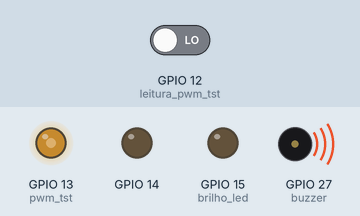
Simulated run of this program. Board: ESP32. Parts: output pins drawn as LEDs (lit = HIGH), buzzer (waves = sounding). The inputs (shaded band) are chosen by the test bench; at power-on: GPIO 12 (leitura_pwm_tst) LOW. What the program prints to the serial monitor is not drawn.

Above: at 0.1 s.
At 10.3 s:
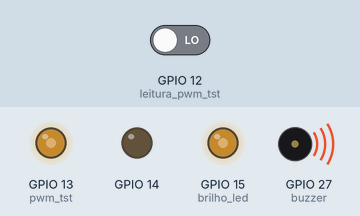
At 20.55 s:
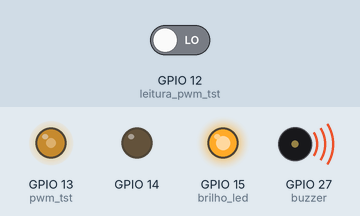
At 37.2 s:
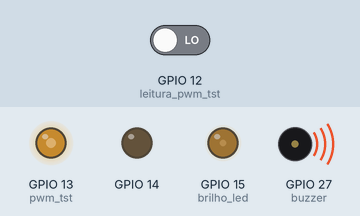
Timing chart, 0 to 40.0 s (numbered marks = the images above):
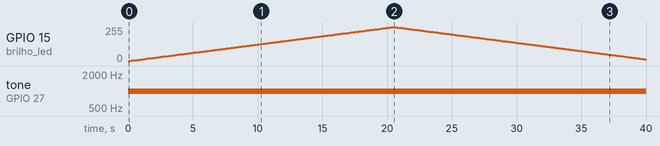

The program:

main.cpp
```cpp
#include <Arduino.h>

//=============================================================================================================
// - Funções para PWM
// ledcAttachPin(pin,ch);  //associa o pino ao canal PWM
// ledcSetup(ch,freq,res); // canal ultilizado, frequancia e resolução
// ledcWrite(ch, dutty);   // canal ultilizado, duty cicle (deve ser configurado por meio da resolução do ch)

//=============================================================================================================
// --- Mapeamento de Hardware
#define pwm_tst 13
#define brilho_led 15
#define leitura_pwm_tst 12
#define pot 2
#define buzzer 27
#include "servo.hpp"

servo servo1(14, 9, 16);

void setup() {

  //Teste Teorico
  pinMode(pwm_tst, OUTPUT);
  pinMode(leitura_pwm_tst, INPUT);
  pinMode(pot, INPUT);
  ledcAttachPin(pwm_tst,2);
  ledcSetup(2,1000,11);// a frequancia levando em conta o limite de fmax = 80Mhz/(2^resolução)
  ledcWrite(2, 1024);

  //Teste brilho Led
  pinMode(brilho_led, OUTPUT);
  ledcAttachPin(brilho_led,3); //Canal diferente para não ter interferência
  ledcSetup(3,1000,11);
  ledcWrite(3, 1024);

  //Teste Buzzer
  pinMode(buzzer, OUTPUT);
  ledcAttachPin(buzzer,2);  //Teste utilizando o mesmo canal do teste teorico

 //Teste Servo
 //ledcAttachPin(servo, 9);
 //ledcSetup(9, 50, 16); //50Hz de frequancia foi escolhido lvando em conta a definição de 20ms de periodo
 //ledcWrite(9, 7864); //Para o angulo de de 180

  Serial.begin(9600);

}

void loop() {

//Teste  teorico
  int duty= map(analogRead(pot), 0, 4095, 0, 2048);
  ledcWrite(2, duty);
  Serial.println(digitalRead(leitura_pwm_tst));

// Teste variando um brilho de led
  for(int i=0; i<=2048; i+=10){
    ledcWrite(3, i);
    delay(100);
  }
  for(int i=2048; i>=0; i-=10){
    ledcWrite(3, i);
    delay(100);
  }

//Teste de Servo
 servo1.Angle(0);
  delay(1000);
  servo1.Angle(90);
  delay(1000);
  servo1.Angle(180);
  delay(1000);
}
```

servo.cpp
```cpp
//=============================================================================================================
//Bibliotecas Auxiliares
#include <Arduino.h>
#include "servo.hpp"
#include <math.h>

//=============================================================================================================
//Declaração das funções do Objeto

servo::servo(const int pin, const int chanel, const int resolution){
   Sresolution = resolution;
   Schanel = chanel;
   ledcAttachPin(pin, Schanel);
   ledcSetup(Schanel, 50, Sresolution);
   Serial.begin(9600);
}
void servo :: Angle(const int angle)
{
   int static duttyMax;
   int static pwm;
   duttyMax = int(pow(2,Sresolution));
   float Tangle=map(angle, 0, 180, 6, 24);
   pwm = int(((Tangle*0.1)/20)*duttyMax);
   ledcWrite(Schanel, pwm);
   Serial.println(Tangle);


}
```

servo.hpp
```cpp
//=============================================================================================================
//Bibliotecas Auxiliares
#include <Arduino.h>
#ifndef SERVO
#define SERVO

//=============================================================================================================
//Constantes do Projeto

#define FreqEsp 80000000

//=============================================================================================================
//Construção do objeto teclado
class servo{
   private:
        int  Schanel;
        int  Sresolution;
   public:
        servo(const int pin, const int chanel, const int resolution);
        void Angle(const int angle);


};
 #endif
```

Measured:
- by itself, GPIO 15 (brilho_led): rises from 0/255 to 255/255 in 20.4 s, then falls to 13/255 in 19.4 s
- by itself, tone on GPIO 27 (buzzer): silent → 1000 Hz at 0.00 s
